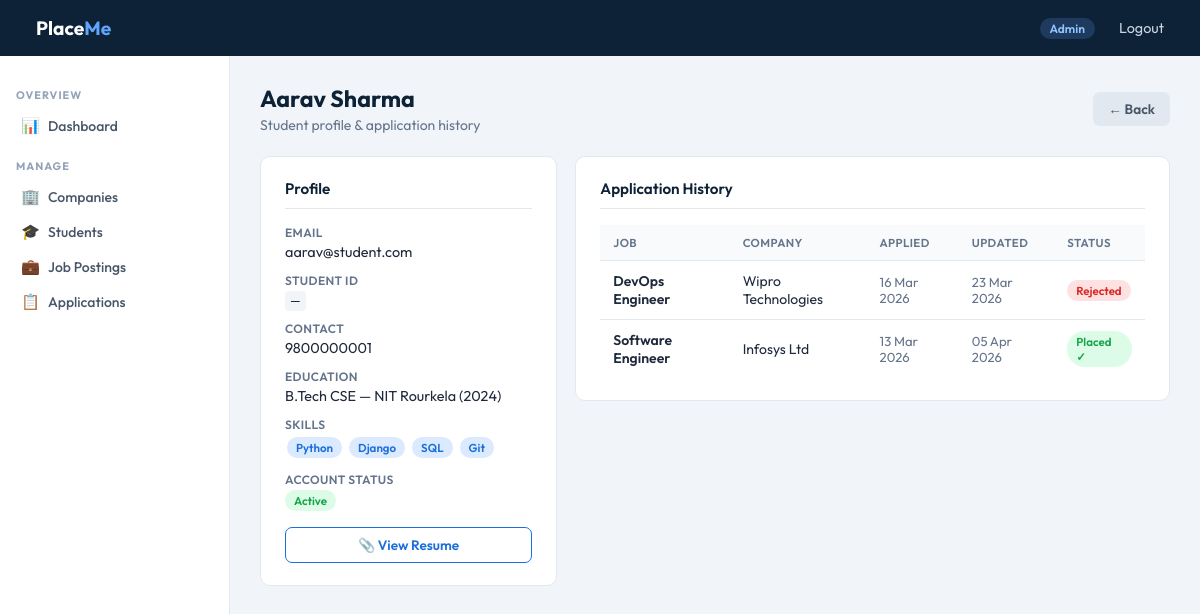
The page /admin/student/1 (signed in) on the database its author committed.
### app.py (models this page shows, shortened)
class Student(db.Model):
    __tablename__ = 'student'
    id         = db.Column(db.Integer, primary_key=True)
    name       = db.Column(db.String(100), nullable=False)
    email      = db.Column(db.String(120), unique=True, nullable=False)
    password   = db.Column(db.String(200), nullable=False)
    stud_id    = db.Column(db.String(50), unique=True)     # enrolment no., e.g. 22CSE045
    contact    = db.Column(db.String(20))
    education  = db.Column(db.Text)   # branch, year, CGPA - freetext for now, TODO: normalise
    skills     = db.Column(db.Text)
    resume_path = db.Column(db.String(200))
    is_active  = db.Column(db.Boolean, default=True)
    reg_date   = db.Column(db.DateTime, default=datetime.utcnow)
    applications = db.relationship('Application', backref='student',
                                   lazy=True, cascade='all, delete-orphan')

class Application(db.Model):
    __tablename__ = 'application'
    id         = db.Column(db.Integer, primary_key=True)
    student_id = db.Column(db.Integer, db.ForeignKey('student.id'), nullable=False)
    job_id     = db.Column(db.Integer, db.ForeignKey('job_position.id'), nullable=False)
    status       = db.Column(db.String(20), default='Applied')
    applied_date = db.Column(db.DateTime, default=datetime.utcnow)
    updated_date = db.Column(db.DateTime, default=datetime.utcnow)
    placement = db.relationship('Placement', backref='application',
                                uselist=False, cascade='all, delete-orphan')

class JobPosition(db.Model):
    __tablename__ = 'job_position'
    id             = db.Column(db.Integer, primary_key=True)
    company_id     = db.Column(db.Integer, db.ForeignKey('company.id'), nullable=False)
    title          = db.Column(db.String(100), nullable=False)
    description    = db.Column(db.Text)
    required_skills = db.Column(db.Text)
    experience     = db.Column(db.String(50))    # e.g. "0-1 yr", "fresher"
    salary_range   = db.Column(db.String(50))    # LPA, stored as plain text
    status         = db.Column(db.String(20), default='Active')   # Active | Closed
    is_approved    = db.Column(db.Boolean, default=False)
    posted_date    = db.Column(db.DateTime, default=datetime.utcnow)
    applications = db.relationship('Application', backref='job_position',
                                   lazy=True, cascade='all, delete-orphan')

class Company(db.Model):
    __tablename__ = 'company'
    id          = db.Column(db.Integer, primary_key=True)
    name        = db.Column(db.String(100), nullable=False)
    email       = db.Column(db.String(120), unique=True, nullable=False)
    password    = db.Column(db.String(200), nullable=False)
    industry    = db.Column(db.String(100))
    contact     = db.Column(db.String(20))
    is_approved = db.Column(db.Boolean, default=False)
    is_active   = db.Column(db.Boolean, default=True)
    reg_date    = db.Column(db.DateTime, default=datetime.utcnow)
    job_positions = db.relationship('JobPosition', backref='company',
                                    lazy=True, cascade='all, delete-orphan')

### app.py (the view)
@app.route('/admin/student/<int:stud_id>')
def admin_view_student(stud_id):
    if session.get('role') != 'admin':
        flash('Restricted.', 'danger')
        return redirect(url_for('login'))
    stud  = Student.query.get_or_404(stud_id)
    appls = Application.query.filter_by(student_id=stud_id).order_by(
        Application.applied_date.desc()
    ).all()
    return render_template('admin_view_student.html', student=stud, applications=appls)

### app.py (called while the page is built)
@app.context_processor
def inject_stud_ctx():
    if session.get('role') == 'student':
        return dict(student=Student.query.get(session['user_id']))
    return dict(student=None)

### templates/admin_view_student.html (shortened to what this page needs)
{% extends "base.html" %}
{% block content %}
<div class="page-header">
  <div class="header-row">
    <div>
      <h1>{{ student.name }}</h1>
      <p>Student profile &amp; application history</p>
    </div>
    <a href="{{ url_for('admin_students') }}" class="btn btn-gray">← Back</a>
  </div>
</div>
<div style="display:grid;grid-template-columns:1fr 2fr;gap:18px;align-items:start;">
  <div class="card">
    <div class="card-title">Profile</div>
    <div style="display:flex;flex-direction:column;gap:12px;">
      <div class="profile-field">
        <div class="pf-label">Email</div>
        <div class="pf-value">{{ student.email }}</div>
      </div>
      <div class="profile-field">
        <div class="pf-label">Student ID</div>
        <div class="pf-value"><code style="background:#f1f5f9;padding:2px 6px;border-radius:4px;">{{ student.student_id or '—' }}</code></div>
      </div>
      <div class="profile-field">
        <div class="pf-label">Contact</div>
        <div class="pf-value">{{ student.contact or '—' }}</div>
      </div>
      <div class="profile-field">
        <div class="pf-label">Education</div>
        <div class="pf-value">{{ student.education or '—' }}</div>
      </div>
      <div class="profile-field">
        <div class="pf-label">Skills</div>
        <div class="pf-value">
          {% if student.skills %}
            {% for skill in student.skills.split(',') %}
              <span class="badge badge-blue" style="margin:2px;">{{ skill.strip() }}</span>
            {% endfor %}
          {% else %}—{% endif %}
        </div>
      </div>
      <div class="profile-field">
        <div class="pf-label">Account Status</div>
        <div class="pf-value">
          {% if student.is_active %}<span class="badge badge-green">Active</span>
          {% else %}<span class="badge badge-red">Blacklisted</span>{% endif %}
        </div>
      </div>
      {% if student.resume_path %}
      <a href="/uploads/{{ student.resume_path }}" target="_blank" class="btn btn-outline" style="justify-content:center;margin-top:4px;">📎 View Resume</a>
      {% endif %}
    </div>
  </div>
  <div class="card">
    <div class="card-title">Application History</div>
    {% if applications %}
    <div class="table-wrap">
      <table>
        <thead>
          <tr>
            <th>Job</th>
            <th>Company</th>
            <th>Applied</th>
            <th>Updated</th>
            <th>Status</th>
          </tr>
        </thead>
        <tbody>
          {% for app in applications %}
          <tr>
            <td style="font-weight:600;">{{ app.job_position.title }}</td>
            <td>{{ app.job_position.company.name }}</td>
            <td style="font-size:.82rem;color:var(--gray);">{{ app.applied_date.strftime('%d %b %Y') if app.applied_date else '—' }}</td>
            <td style="font-size:.82rem;color:var(--gray);">{{ app.updated_date.strftime('%d %b %Y') if app.updated_date else '—' }}</td>
            <td>
              {% set s = app.status %}
              {% if s == 'Applied' %}<span class="badge badge-blue">Applied</span>
              {% elif s == 'Shortlisted' %}<span class="badge badge-purple">Shortlisted</span>
              {% elif s == 'Interview' %}<span class="badge badge-amber">Interview</span>
              {% elif s == 'Selected' %}<span class="badge badge-green">Selected</span>
              {% elif s == 'Placed' %}<span class="badge badge-green">Placed ✓</span>
              {% elif s == 'Rejected' %}<span class="badge badge-red">Rejected</span>
              {% else %}<span class="badge badge-gray">{{ s }}</span>{% endif %}
            </td>
          </tr>
          {% endfor %}
        </tbody>
      </table>
    </div>
    {% else %}
    <div class="empty">
      <div class="emoji">📋</div>
      <p>No applications yet.</p>
    </div>
    {% endif %}
  </div>
</div>
{% endblock %}

### templates/base.html (style rules this page uses)
*, *::before, *::after { box-sizing: border-box; margin: 0; padding: 0; }
:root { --navy: #0d2137; --blue: #1a6fdb; --blue-lt: #dbeafe; --green: #16a34a; --green-lt:#dcfce7; --amber: #b45309; --amber-lt:#fef3c7; --red: #dc2626; --red-lt: #fee2e2; --gray: #64748b; --border: #e2e8f0; --bg: #f1f5f9; --white: #ffffff; --text: #1e293b; --sidebar-w: 230px; }
body { font-family: 'Outfit', sans-serif; background: var(--bg); color: var(--text); min-height: 100vh; }
.page-header { margin-bottom: 22px; }
.page-header h1 { font-size: 1.45rem; font-weight: 700; color: var(--navy); }
.page-header p { color: var(--gray); margin-top: 3px; font-size: .875rem; }
.header-row { display: flex; align-items: center; justify-content: space-between; flex-wrap: wrap; gap: 10px; }
.card { background: var(--white); border: 1px solid var(--border); border-radius: 10px; padding: 22px 24px; }
.card-title { font-size: .95rem; font-weight: 600; color: var(--navy); margin-bottom: 16px; border-bottom: 1px solid var(--border); padding-bottom: 10px; }
.table-wrap { overflow-x: auto; }
table { width: 100%; border-collapse: collapse; font-size: .875rem; }
thead th { background: #f8fafc; color: var(--gray); font-weight: 600; font-size: .72rem; text-transform: uppercase; letter-spacing: .4px; padding: 10px 13px; text-align: left; border-bottom: 1px solid var(--border); }
tbody td { padding: 11px 13px; border-bottom: 1px solid var(--border); vertical-align: middle; }
tbody tr:last-child td { border-bottom: none; }
.btn { display: inline-flex; align-items: center; gap: 5px; padding: 8px 15px; border-radius: 7px; font-size: .85rem; font-weight: 600; border: none; cursor: pointer; text-decoration: none; transition: all .13s; font-family: inherit; }
.btn-outline { background: transparent; color: var(--blue); border: 1.5px solid var(--blue); }
.btn-gray { background: #e2e8f0; color: #475569; }
.badge { display: inline-block; padding: 3px 9px; border-radius: 20px; font-size: .72rem; font-weight: 600; }
.badge-blue { background: var(--blue-lt); color: var(--blue); }
.badge-green { background: var(--green-lt); color: var(--green); }
.badge-red { background: var(--red-lt); color: var(--red); }
.profile-field .pf-label { font-size: .75rem; font-weight: 600; color: var(--gray); text-transform: uppercase; letter-spacing: .4px; }
.profile-field .pf-value { font-size: .9rem; color: var(--text); margin-top: 3px; }

### rows shown on the page
Student: name "Aarav Sharma", email "aarav@student.com", contact "9800000001", education "B.Tech CSE — NIT Rourkela (2024)"
Application: job_position "DevOps Engineer", job_position.company.name "Wipro Technologies", applied_date "16 Mar 2026", updated_date "23 Mar 2026", status "Rejected"
Application: job_position "Software Engineer", job_position.company.name "Infosys Ltd", applied_date "13 Mar 2026", updated_date "05 Apr 2026", status "Placed ✓"

### other values the page prints
{{ session.get('role') | capitalize }} "Admin"
{{ student.student_id or '—' }} "—"
{{ skill.strip() }} "Python" "Django" "SQL" "Git"
